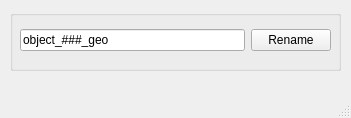
<?xml version="1.0" encoding="UTF-8"?>
<ui version="4.0">
 <class>Renamer</class>
 <widget class="QMainWindow" name="Renamer">
  <property name="geometry">
   <rect>
    <x>0</x>
    <y>0</y>
    <width>351</width>
    <height>118</height>
   </rect>
  </property>
  <property name="windowTitle">
   <string>Renamer</string>
  </property>
  <widget class="QWidget" name="centralwidget">
   <widget class="QWidget" name="gridLayoutWidget">
    <property name="geometry">
     <rect>
      <x>10</x>
      <y>10</y>
      <width>331</width>
      <height>61</height>
     </rect>
    </property>
    <layout class="QGridLayout" name="gridLayout">
     <item row="1" column="1">
      <widget class="QGroupBox" name="groupBox_2">
       <property name="enabled">
        <bool>true</bool>
       </property>
       <property name="title">
        <string/>
       </property>
       <widget class="QWidget" name="horizontalLayoutWidget">
        <property name="geometry">
         <rect>
          <x>10</x>
          <y>10</y>
          <width>311</width>
          <height>41</height>
         </rect>
        </property>
        <layout class="QHBoxLayout" name="horizontalLayout_3">
         <item>
          <widget class="QLineEdit" name="newName_EditBox">
           <property name="layoutDirection">
            <enum>Qt::LeftToRight</enum>
           </property>
           <property name="text">
            <string>object_###_geo</string>
           </property>
           <property name="alignment">
            <set>Qt::AlignLeading|Qt::AlignLeft|Qt::AlignVCenter</set>
           </property>
          </widget>
         </item>
         <item>
          <widget class="QPushButton" name="rename_btn">
           <property name="text">
            <string>Rename</string>
           </property>
          </widget>
         </item>
        </layout>
       </widget>
      </widget>
     </item>
    </layout>
   </widget>
   <zorder>gridLayoutWidget</zorder>
   <zorder>groupBox_3</zorder>
  </widget>
  <widget class="QMenuBar" name="menubar">
   <property name="geometry">
    <rect>
     <x>0</x>
     <y>0</y>
     <width>351</width>
     <height>21</height>
    </rect>
   </property>
  </widget>
  <widget class="QStatusBar" name="statusbar"/>
 </widget>
 <resources/>
 <connections/>
</ui>
